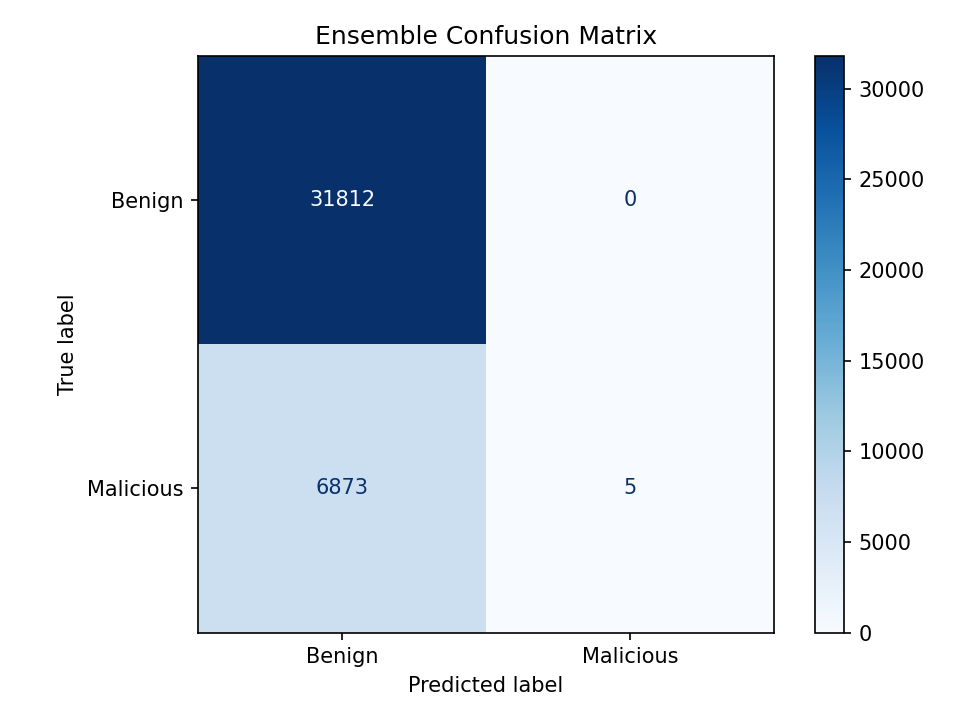
#> input picture image_malware_detection/main/models/confusion_matrix_ensemble.png, 960 x 720 px; its folder holds only this picture in this run
$ python -i image_malware_detector.py   (imports and definitions only)
#> lines starting #> are read from the running program, lines starting #| are printed output that depends on the picture
import os
import numpy as np
from PIL import Image
from scipy.stats import entropy, kurtosis, skew
from skimage.feature import local_binary_pattern
from sklearn.preprocessing import StandardScaler
from sklearn.ensemble import IsolationForest
import joblib

# --- Feature extraction ---
def extract_image_features(image_path):
#> called with image_path = '../models/confusion_matrix_ensemble.png'
    try:
        img = Image.open(image_path).convert('L').resize((128, 128))
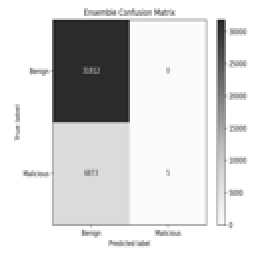
#> img: PIL image 128x128 L (shown 2 times larger); min 27, max 255, mean 217.1
        data = np.asarray(img).flatten()
#> data = 16384 values, max 255 at index 0, min 27 at index 1389, mean 217.1
        hist, _ = np.histogram(data, bins=256, density=True)
#> hist = 256 values, max 0.469 at index 255, min 0 at index 1, mean 0.00439
        ent = entropy(hist)
#> ent = 2.23
        k = kurtosis(data)
#> k = 2.02
        s = skew(data)
#> s = -1.89
        lbp = local_binary_pattern(np.asarray(img), P=8, R=1, method="uniform")
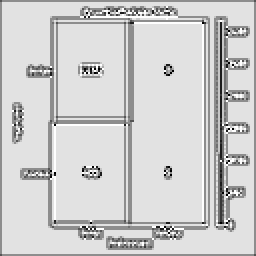
#> lbp: shape (128, 128) float64 (shown 2 times larger); min 0, max 9, mean 7.3; drawn with min black and max white
        lbp_hist, _ = np.histogram(lbp, bins=256, density=True)
#> lbp_hist = 256 values, max 21.2 at index 227, min 0 at index 1, mean 0.111
        features = np.concatenate(([ent, k, s], lbp_hist))
#> features = 259 values, max 21.2 at index 230, min -1.89 at index 2, mean 0.119
        return features
    except Exception as e:
        print(f"[ERROR] Failed to extract from {image_path}: {e}")
        return None

# --- SAFELY Load features from directory ---
def extract_features_from_directory(directory):
    features = []
    for filename in os.listdir(directory):
        filepath = os.path.join(directory, filename)
        if os.path.isdir(filepath):
            continue  # skip subfolders
        if not filename.lower().endswith(('.png', '.jpg', '.jpeg', '.bmp')):
            continue  # skip non-image files
        feat = extract_image_features(filepath)
        if feat is not None:
            features.append(feat)
    return features

# --- Train Isolation Forest ---
def train_model(benign_dir, model_path, scaler_path, threshold_path):
     X = extract_features_from_directory(benign_dir)

>>> result = extract_image_features('../models/confusion_matrix_ensemble.png')
#> result has the same summary as features in extract_image_features
